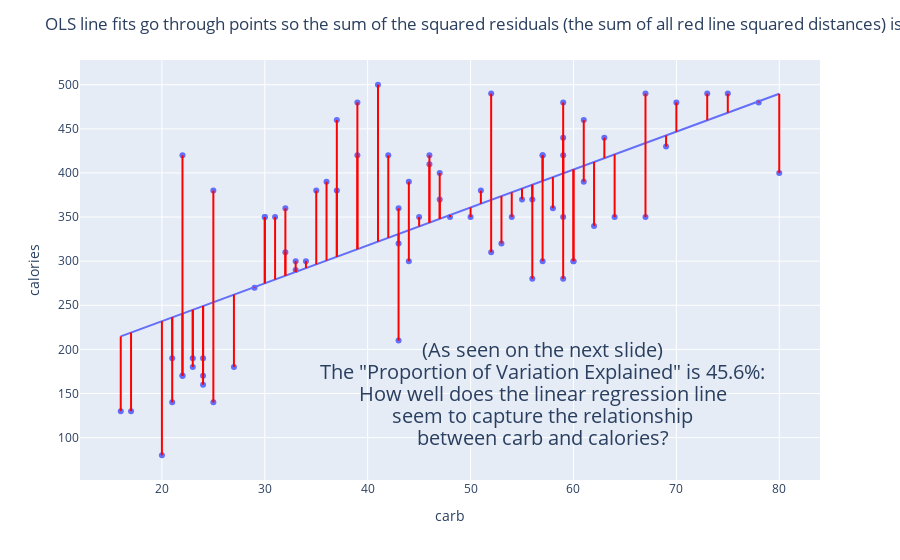

Source (notebook cell):
### Markdown cell above
### Ordinary Least Squares (OLS):  Demo (SKIP AS THERE WILL NOT BE ENOUGH TIME TO COVER THIS...) [Click "down" next]

### Code cell
import pandas as pd; starbucks = pd.read_csv("starbucks.csv", encoding="ISO-8859-1")
#import statsmodels.api as sm
#Y = starbucks.calories; X = broadway.carb; X = sm.add_constant(X); model = sm.OLS(Y,X)
import statsmodels.formula.api as smf
SLR_model = smf.ols(formula='calories ~ 1 + carb', data=starbucks)
SLR_model_fit = SLR_model.fit()
import plotly.express as px; import plotly.graph_objects as go
fig = px.scatter(starbucks, x="carb", y="calories", trendline='ols'); fig.update_layout(title="OLS line fits go through points so the sum of the squared residuals (the sum of all red line squared distances) is minimized"); fig.add_annotation(x=57, y=200, text='(As seen on the next slide)', showarrow=False, yshift=0); fig.add_annotation(x=57, y=175, text='The "Proportion of Variation Explained" is 45.6%:', showarrow=False, yshift=0); fig.add_annotation(x=57, y=150, text='How well does the linear regression line', showarrow=False, yshift=0); fig.add_annotation(x=57, y=125, text='seem to capture the relationship', showarrow=False, yshift=0); fig.add_annotation(x=57, y=100, text='between carb and calories?', showarrow=False, yshift=0); fig.update_annotations(font_size=20)
for y,yhat,x in zip(SLR_model_fit.predict(), starbucks.calories.values, starbucks.carb.values):
    fig.add_trace(go.Scatter(x=[x,x], y=[yhat, y], mode="lines", line=go.scatter.Line(color="red"), showlegend=False))
fig.show()

### Figure 1 — Plotly figure (JSON) as saved in the notebook; plotly's stock layout.template omitted (floating-point values rounded to 4 significant figures)
{"data": [{"hovertemplate": "carb=%{x}<br>calories=%{y}<extra></extra>", "legendgroup": "", "marker": {"color": "#636efa", "symbol": "circle"}, "mode": "markers", "name": "", "orientation": "v", "showlegend": false, "type": "scatter", "x": [67, 64, 59, 75, 17, 47, 61, 55, 32, 39, 51, 53, 34, 57, 52, 70, 73, 46, 16, 56, 58, 67, 42, 59, 54, 43, 45, 60, 57, 56, 21, 59, 61, 78, 59, 69, 80, 62, 59, 63, 52, 39, 29, 32, 35, 37, 22, 50, 25, 27, 22, 24, 24, 23, 23, 24, 21, 22, 30, 33, 31, 41, 33, 25, 43, 30, 20, 47, 37, 43, 44, 48, 46, 36, 44, 57, 60], "xaxis": "x", "y": [350, 350, 420, 490, 130, 370, 460, 370, 310, 420, 380, 320, 300, 420, 310, 480, 490, 410, 130, 280, 360, 490, 420, 440, 350, 210, 350, 300, 420, 370, 140, 280, 390, 480, 480, 430, 400, 340, 350, 440, 490, 480, 270, 360, 380, 380, 420, 350, 380, 180, 170, 190, 170, 190, 180, 160, 190, 170, 350, 300, 350, 500, 290, 140, 320, 350, 80, 400, 460, 360, 390, 350, 420, 390, 300, 300, 300], "yaxis": "y"}, {"hovertemplate": "<b>OLS trendline</b><br>calories = 4.29708 * carb + 146.02<br>R<sup>2</sup>=0.455624<br><br>carb=%{x}<br>calories=%{y} <b>(trend)</b><extra></extra>", "legendgroup": "", "marker": {"color": "#636efa", "symbol": "circle"}, "mode": "lines", "name": "", "showlegend": false, "type": "scatter", "x": [16, 17, 20, 21, 21, 22, 22, 22, 23, 23, 24, 24, 24, 25, 25, 27, 29, 30, 30, 31, 32, 32, 33, 33, 34, 35, 36, 37, 37, 39, 39, 41, 42, 43, 43, 43, 44, 44, 45, 46, 46, 47, 47, 48, 50, 51, 52, 52, 53, 54, 55, 56, 56, 57, 57, 57, 58, 59, 59, 59, 59, 59, 60, 60, 61, 61, 62, 63, 64, 67, 67, 69, 70, 73, 75, 78, 80], "xaxis": "x", "y": [214.8, 219.1, 232.0, 236.3, 236.3, 240.6, 240.6, 240.6, 244.9, 244.9, 249.2, 249.2, 249.2, 253.4, 253.4, 262.0, 270.6, 274.9, 274.9, 279.2, 283.5, 283.5, 287.8, 287.8, 292.1, 296.4, 300.7, 305.0, 305.0, 313.6, 313.6, 322.2, 326.5, 330.8, 330.8, 330.8, 335.1, 335.1, 339.4, 343.7, 343.7, 348.0, 348.0, 352.3, 360.9, 365.2, 369.5, 369.5, 373.8, 378.1, 382.4, 386.7, 386.7, 391.0, 391.0, 391.0, 395.3, 399.5, 399.5, 399.5, 399.5, 399.5, 403.8, 403.8, 408.1, 408.1, 412.4, 416.7, 421.0, 433.9, 433.9, 442.5, 446.8, 459.7, 468.3, 481.2, 489.8], "yaxis": "y"}, {"line": {"color": "red"}, "mode": "lines", "showlegend": false, "type": "scatter", "x": [67, 67], "y": [350, 433.9]}, {"line": {"color": "red"}, "mode": "lines", "showlegend": false, "type": "scatter", "x": [64, 64], "y": [350, 421.0]}, {"line": {"color": "red"}, "mode": "lines", "showlegend": false, "type": "scatter", "x": [59, 59], "y": [420, 399.5]}, {"line": {"color": "red"}, "mode": "lines", "showlegend": false, "type": "scatter", "x": [75, 75], "y": [490, 468.3]}, {"line": {"color": "red"}, "mode": "lines", "showlegend": false, "type": "scatter", "x": [17, 17], "y": [130, 219.1]}, {"line": {"color": "red"}, "mode": "lines", "showlegend": false, "type": "scatter", "x": [47, 47], "y": [370, 348.0]}, {"line": {"color": "red"}, "mode": "lines", "showlegend": false, "type": "scatter", "x": [61, 61], "y": [460, 408.1]}, {"line": {"color": "red"}, "mode": "lines", "showlegend": false, "type": "scatter", "x": [55, 55], "y": [370, 382.4]}, {"line": {"color": "red"}, "mode": "lines", "showlegend": false, "type": "scatter", "x": [32, 32], "y": [310, 283.5]}, {"line": {"color": "red"}, "mode": "lines", "showlegend": false, "type": "scatter", "x": [39, 39], "y": [420, 313.6]}, {"line": {"color": "red"}, "mode": "lines", "showlegend": false, "type": "scatter", "x": [51, 51], "y": [380, 365.2]}, {"line": {"color": "red"}, "mode": "lines", "showlegend": false, "type": "scatter", "x": [53, 53], "y": [320, 373.8]}, {"line": {"color": "red"}, "mode": "lines", "showlegend": false, "type": "scatter", "x": [34, 34], "y": [300, 292.1]}, {"line": {"color": "red"}, "mode": "lines", "showlegend": false, "type": "scatter", "x": [57, 57], "y": [420, 391.0]}, {"line": {"color": "red"}, "mode": "lines", "showlegend": false, "type": "scatter", "x": [52, 52], "y": [310, 369.5]}, {"line": {"color": "red"}, "mode": "lines", "showlegend": false, "type": "scatter", "x": [70, 70], "y": [480, 446.8]}, {"line": {"color": "red"}, "mode": "lines", "showlegend": false, "type": "scatter", "x": [73, 73], "y": [490, 459.7]}, {"line": {"color": "red"}, "mode": "lines", "showlegend": false, "type": "scatter", "x": [46, 46], "y": [410, 343.7]}, {"line": {"color": "red"}, "mode": "lines", "showlegend": false, "type": "scatter", "x": [16, 16], "y": [130, 214.8]}, {"line": {"color": "red"}, "mode": "lines", "showlegend": false, "type": "scatter", "x": [56, 56], "y": [280, 386.7]}, {"line": {"color": "red"}, "mode": "lines", "showlegend": false, "type": "scatter", "x": [58, 58], "y": [360, 395.3]}, {"line": {"color": "red"}, "mode": "lines", "showlegend": false, "type": "scatter", "x": [67, 67], "y": [490, 433.9]}, {"line": {"color": "red"}, "mode": "lines", "showlegend": false, "type": "scatter", "x": [42, 42], "y": [420, 326.5]}, {"line": {"color": "red"}, "mode": "lines", "showlegend": false, "type": "scatter", "x": [59, 59], "y": [440, 399.5]}, {"line": {"color": "red"}, "mode": "lines", "showlegend": false, "type": "scatter", "x": [54, 54], "y": [350, 378.1]}, {"line": {"color": "red"}, "mode": "lines", "showlegend": false, "type": "scatter", "x": [43, 43], "y": [210, 330.8]}, {"line": {"color": "red"}, "mode": "lines", "showlegend": false, "type": "scatter", "x": [45, 45], "y": [350, 339.4]}, {"line": {"color": "red"}, "mode": "lines", "showlegend": false, "type": "scatter", "x": [60, 60], "y": [300, 403.8]}, {"line": {"color": "red"}, "mode": "lines", "showlegend": false, "type": "scatter", "x": [57, 57], "y": [420, 391.0]}, {"line": {"color": "red"}, "mode": "lines", "showlegend": false, "type": "scatter", "x": [56, 56], "y": [370, 386.7]}, {"line": {"color": "red"}, "mode": "lines", "showlegend": false, "type": "scatter", "x": [21, 21], "y": [140, 236.3]}, {"line": {"color": "red"}, "mode": "lines", "showlegend": false, "type": "scatter", "x": [59, 59], "y": [280, 399.5]}, {"line": {"color": "red"}, "mode": "lines", "showlegend": false, "type": "scatter", "x": [61, 61], "y": [390, 408.1]}, {"line": {"color": "red"}, "mode": "lines", "showlegend": false, "type": "scatter", "x": [78, 78], "y": [480, 481.2]}, {"line": {"color": "red"}, "mode": "lines", "showlegend": false, "type": "scatter", "x": [59, 59], "y": [480, 399.5]}, {"line": {"color": "red"}, "mode": "lines", "showlegend": false, "type": "scatter", "x": [69, 69], "y": [430, 442.5]}, {"line": {"color": "red"}, "mode": "lines", "showlegend": false, "type": "scatter", "x": [80, 80], "y": [400, 489.8]}, {"line": {"color": "red"}, "mode": "lines", "showlegend": false, "type": "scatter", "x": [62, 62], "y": [340, 412.4]}, {"line": {"color": "red"}, "mode": "lines", "showlegend": false, "type": "scatter", "x": [59, 59], "y": [350, 399.5]}, {"line": {"color": "red"}, "mode": "lines", "showlegend": false, "type": "scatter", "x": [63, 63], "y": [440, 416.7]}, {"line": {"color": "red"}, "mode": "lines", "showlegend": false, "type": "scatter", "x": [52, 52], "y": [490, 369.5]}, {"line": {"color": "red"}, "mode": "lines", "showlegend": false, "type": "scatter", "x": [39, 39], "y": [480, 313.6]}, {"line": {"color": "red"}, "mode": "lines", "showlegend": false, "type": "scatter", "x": [29, 29], "y": [270, 270.6]}, {"line": {"color": "red"}, "mode": "lines", "showlegend": false, "type": "scatter", "x": [32, 32], "y": [360, 283.5]}, {"line": {"color": "red"}, "mode": "lines", "showlegend": false, "type": "scatter", "x": [35, 35], "y": [380, 296.4]}, {"line": {"color": "red"}, "mode": "lines", "showlegend": false, "type": "scatter", "x": [37, 37], "y": [380, 305.0]}, {"line": {"color": "red"}, "mode": "lines", "showlegend": false, "type": "scatter", "x": [22, 22], "y": [420, 240.6]}, {"line": {"color": "red"}, "mode": "lines", "showlegend": false, "type": "scatter", "x": [50, 50], "y": [350, 360.9]}, {"line": {"color": "red"}, "mode": "lines", "showlegend": false, "type": "scatter", "x": [25, 25], "y": [380, 253.4]}, {"line": {"color": "red"}, "mode": "lines", "showlegend": false, "type": "scatter", "x": [27, 27], "y": [180, 262.0]}, {"line": {"color": "red"}, "mode": "lines", "showlegend": false, "type": "scatter", "x": [22, 22], "y": [170, 240.6]}, {"line": {"color": "red"}, "mode": "lines", "showlegend": false, "type": "scatter", "x": [24, 24], "y": [190, 249.2]}, {"line": {"color": "red"}, "mode": "lines", "showlegend": false, "type": "scatter", "x": [24, 24], "y": [170, 249.2]}, {"line": {"color": "red"}, "mode": "lines", "showlegend": false, "type": "scatter", "x": [23, 23], "y": [190, 244.9]}, {"line": {"color": "red"}, "mode": "lines", "showlegend": false, "type": "scatter", "x": [23, 23], "y": [180, 244.9]}, {"line": {"color": "red"}, "mode": "lines", "showlegend": false, "type": "scatter", "x": [24, 24], "y": [160, 249.2]}, {"line": {"color": "red"}, "mode": "lines", "showlegend": false, "type": "scatter", "x": [21, 21], "y": [190, 236.3]}, {"line": {"color": "red"}, "mode": "lines", "showlegend": false, "type": "scatter", "x": [22, 22], "y": [170, 240.6]}, {"line": {"color": "red"}, "mode": "lines", "showlegend": false, "type": "scatter", "x": [30, 30], "y": [350, 274.9]}, {"line": {"color": "red"}, "mode": "lines", "showlegend": false, "type": "scatter", "x": [33, 33], "y": [300, 287.8]}, {"line": {"color": "red"}, "mode": "lines", "showlegend": false, "type": "scatter", "x": [31, 31], "y": [350, 279.2]}, {"line": {"color": "red"}, "mode": "lines", "showlegend": false, "type": "scatter", "x": [41, 41], "y": [500, 322.2]}, {"line": {"color": "red"}, "mode": "lines", "showlegend": false, "type": "scatter", "x": [33, 33], "y": [290, 287.8]}, {"line": {"color": "red"}, "mode": "lines", "showlegend": false, "type": "scatter", "x": [25, 25], "y": [140, 253.4]}, {"line": {"color": "red"}, "mode": "lines", "showlegend": false, "type": "scatter", "x": [43, 43], "y": [320, 330.8]}, {"line": {"color": "red"}, "mode": "lines", "showlegend": false, "type": "scatter", "x": [30, 30], "y": [350, 274.9]}, {"line": {"color": "red"}, "mode": "lines", "showlegend": false, "type": "scatter", "x": [20, 20], "y": [80, 232.0]}, {"line": {"color": "red"}, "mode": "lines", "showlegend": false, "type": "scatter", "x": [47, 47], "y": [400, 348.0]}, {"line": {"color": "red"}, "mode": "lines", "showlegend": false, "type": "scatter", "x": [37, 37], "y": [460, 305.0]}, {"line": {"color": "red"}, "mode": "lines", "showlegend": false, "type": "scatter", "x": [43, 43], "y": [360, 330.8]}, {"line": {"color": "red"}, "mode": "lines", "showlegend": false, "type": "scatter", "x": [44, 44], "y": [390, 335.1]}, {"line": {"color": "red"}, "mode": "lines", "showlegend": false, "type": "scatter", "x": [48, 48], "y": [350, 352.3]}, {"line": {"color": "red"}, "mode": "lines", "showlegend": false, "type": "scatter", "x": [46, 46], "y": [420, 343.7]}, {"line": {"color": "red"}, "mode": "lines", "showlegend": false, "type": "scatter", "x": [36, 36], "y": [390, 300.7]}, {"line": {"color": "red"}, "mode": "lines", "showlegend": false, "type": "scatter", "x": [44, 44], "y": [300, 335.1]}, {"line": {"color": "red"}, "mode": "lines", "showlegend": false, "type": "scatter", "x": [57, 57], "y": [300, 391.0]}, {"line": {"color": "red"}, "mode": "lines", "showlegend": false, "type": "scatter", "x": [60, 60], "y": [300, 403.8]}], "layout": {"annotations": [{"font": {"size": 20}, "showarrow": false, "text": "(As seen on the next slide)", "x": 57, "y": 200, "yshift": 0}, {"font": {"size": 20}, "showarrow": false, "text": "The \"Proportion of Variation Explained\" is 45.6%:", "x": 57, "y": 175, "yshift": 0}, {"font": {"size": 20}, "showarrow": false, "text": "How well does the linear regression line", "x": 57, "y": 150, "yshift": 0}, {"font": {"size": 20}, "showarrow": false, "text": "seem to capture the relationship", "x": 57, "y": 125, "yshift": 0}, {"font": {"size": 20}, "showarrow": false, "text": "between carb and calories?", "x": 57, "y": 100, "yshift": 0}], "legend": {"tracegroupgap": 0}, "margin": {"t": 60}, "title": {"text": "OLS line fits go through points so the sum of the squared residuals (the sum of all red line squared distances) is minimized"}, "xaxis": {"anchor": "y", "domain": [0, 1], "title": {"text": "carb"}}, "yaxis": {"anchor": "x", "domain": [0, 1], "title": {"text": "calories"}}}}
